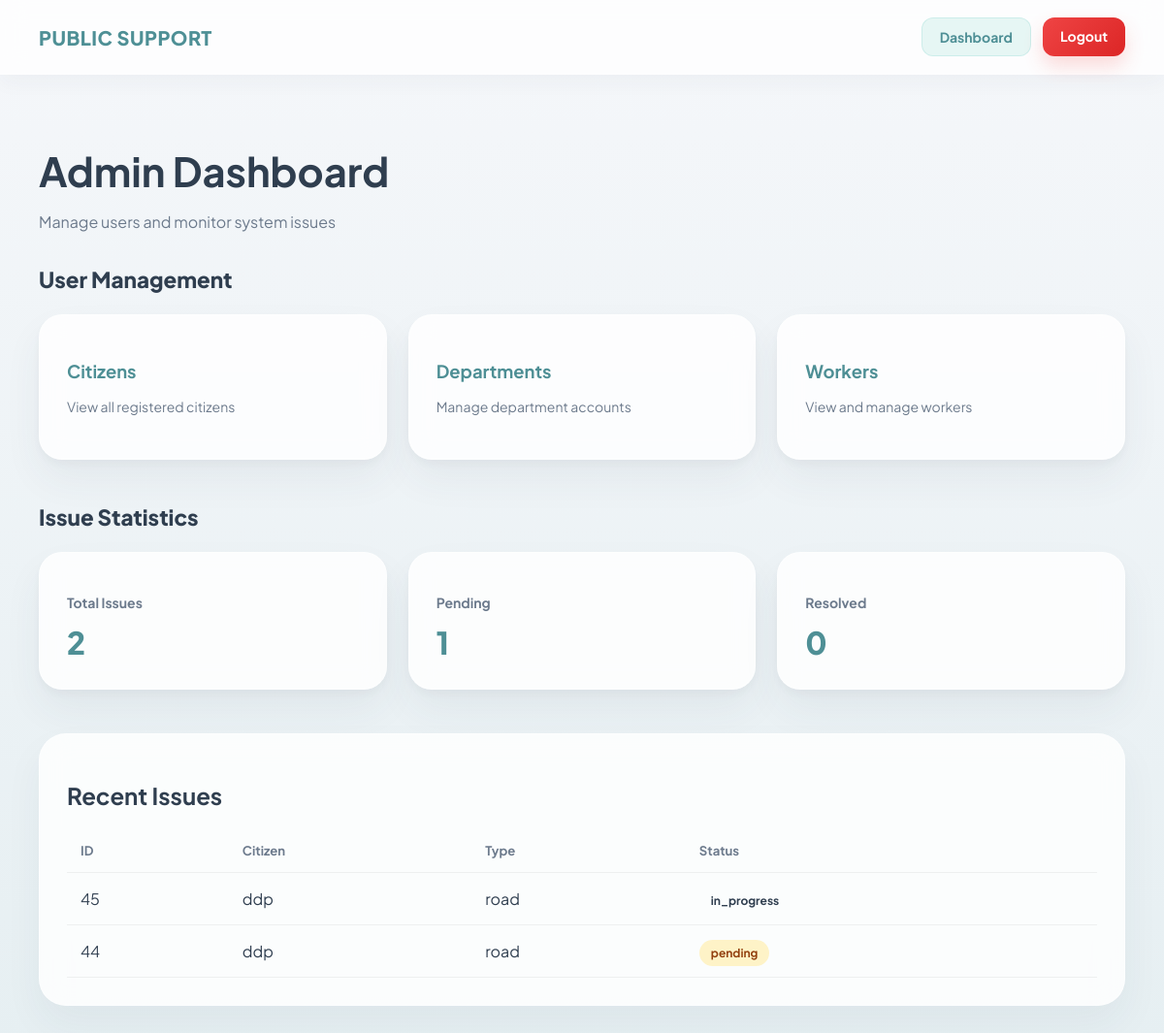
Before: /admin_dashboard/ (signed in) with the older database file.
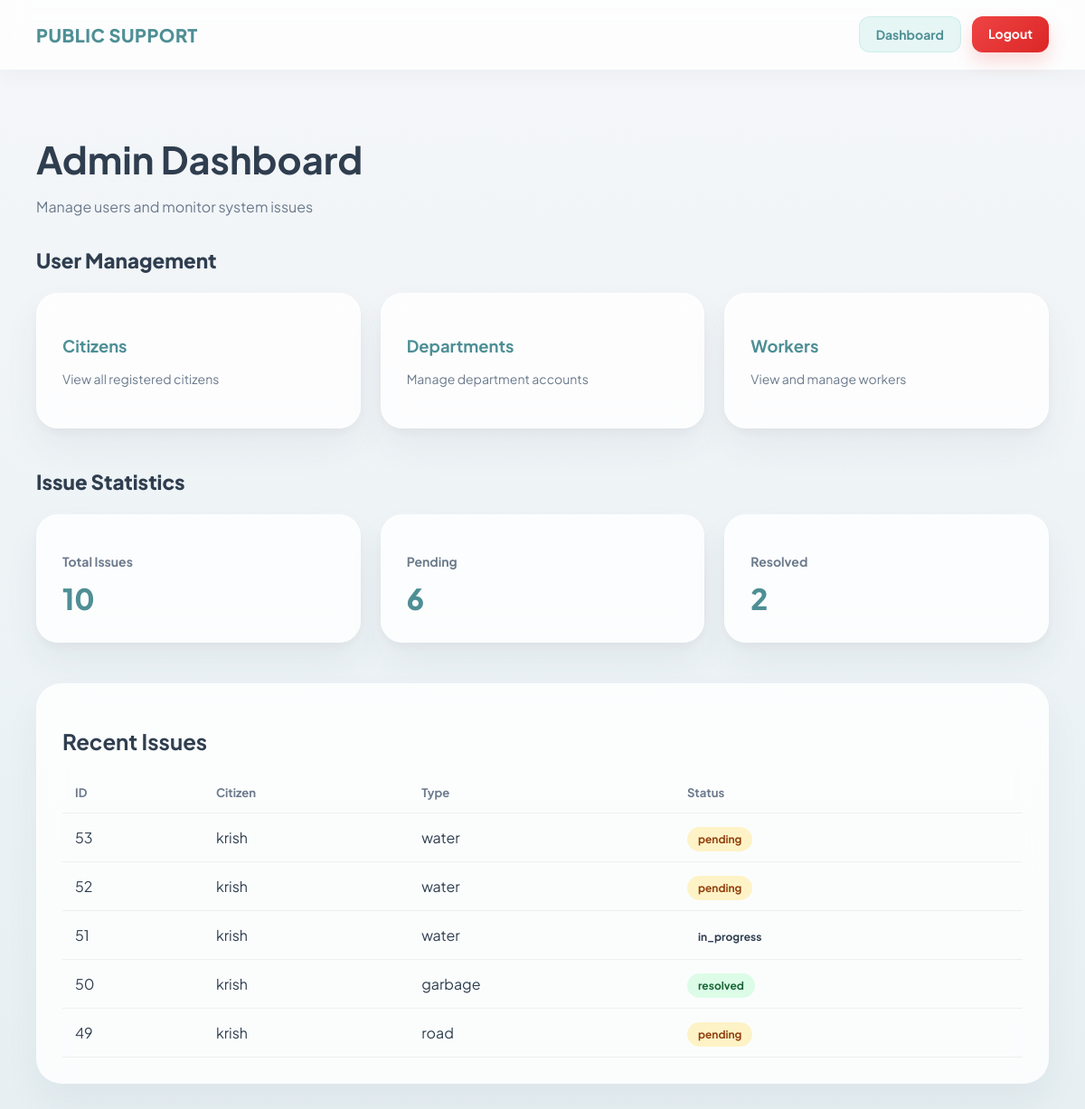
After: the same page with the newer database file.
### reports/models.py (models this page shows, shortened)
class Issue(models.Model):
    ISSUE_TYPES = [
        ('road', 'Road Problem'),
        ('water', 'Water Supply'),
        ('electricity', 'Electricity'),
        ('garbage', 'Garbage'),
    ]
    STATUS_CHOICES = [
        ('pending', 'Pending'),
        ('in_progress', 'In Progress'),
        ('resolved', 'Resolved'),
    ]
    citizen = models.ForeignKey(User, on_delete=models.CASCADE)
    worker = models.ForeignKey(
        User,
        on_delete=models.SET_NULL,
        null=True,
        blank=True,
        related_name='assigned_worker'
    )
    description = models.TextField()
    issue_type = models.CharField(max_length=50, choices=ISSUE_TYPES)
    location = models.CharField(max_length=255)
    image = models.ImageField(upload_to='issues/', blank=True, null=True)
    status = models.CharField(max_length=20, choices=STATUS_CHOICES, default='pending')
    is_escalated = models.BooleanField(default=False)
    deadline = models.DateTimeField(null=True, blank=True)
    created_at = models.DateTimeField(auto_now_add=True)

### frontend/views.py (the view)
# urls.py: path('admin_dashboard/', views.admin_dashboard, name='admin_dashboard'),
@login_required(login_url='login')
def admin_dashboard(request):
    total_users = User.objects.count()
    total_issues = Issue.objects.count()
    pending = Issue.objects.filter(status='pending').count()
    resolved = Issue.objects.filter(status='resolved').count()
    recent_issues = Issue.objects.order_by('-created_at')[:5]
    context = {
        "total_users": total_users,
        "total_issues": total_issues,
        "pending": pending,
        "resolved": resolved,
        "recent_issues": recent_issues
    }
    return render(request, "frontend/admin_dashboard.html", context)

### frontend/templates/frontend/admin_dashboard.html (shortened to what this page needs)
{% load static %}
<!DOCTYPE html>
<html lang="en">
<head>
<link rel="stylesheet" href="{% static 'css/admin_dashboard.css' %}">
</head>
<body>
<nav class="navbar">
<div class="logo">
PUBLIC SUPPORT
</div>
<div class="nav-buttons">
<a href="{% url 'admin_dashboard' %}" class="nav-btn dashboard-btn">
Dashboard
</a>
<a href="{% url 'logout' %}" class="nav-btn logout-btn">
Logout
</a>
</div>
</nav>
<div class="dashboard-container">
<header class="dashboard-header">
<h1>Admin Dashboard</h1>
<p>Manage users and monitor system issues</p>
</header>
<h2 class="section-title">User Management</h2>
<div class="user-grid">
<a href="{% url 'citizen_list' %}" class="user-card">
<h3>Citizens</h3>
<p>View all registered citizens</p>
</a>
<a href="{% url 'department_list' %}" class="user-card">
<h3>Departments</h3>
<p>Manage department accounts</p>
</a>
<a href="{% url 'worker_list' %}" class="user-card">
<h3>Workers</h3>
<p>View and manage workers</p>
</a>
</div>
<h2 class="section-title">Issue Statistics</h2>
<div class="stats-grid">
<div class="stat-card">
<h3>Total Issues</h3>
<p>{{ total_issues }}</p>
</div>
<div class="stat-card">
<h3>Pending</h3>
<p>{{ pending }}</p>
</div>
<div class="stat-card">
<h3>Resolved</h3>
<p>{{ resolved }}</p>
</div>
</div>
<div class="table-wrapper">
<h2>Recent Issues</h2>
<table class="issue-table">
<thead>
<tr>
<th>ID</th>
<th>Citizen</th>
<th>Type</th>
<th>Status</th>
</tr>
</thead>
<tbody>
{% for issue in recent_issues %}
<tr>
<td>{{ issue.id }}</td>
<td>{{ issue.citizen.username }}</td>
<td>{{ issue.issue_type }}</td>
<td>
<span class="status {{ issue.status }}">
{{ issue.status }}
</span>
</td>
</tr>
{% empty %}
<tr>
<td colspan="4" class="no-data">
No issues reported
</td>
</tr>
{% endfor %}
</tbody>
</table>
</div>
</div>
</body>
</html>

Changed rows visible on the page:
no longer on this page (row edited): Issue: id "45", citizen.username "ddp", issue_type "road", status "in_progress"
no longer on this page (row unchanged): Issue: id "44", citizen.username "ddp", issue_type "road", status "pending"
added Issue: id "53", citizen.username "krish", issue_type "water", status "pending"
added Issue: id "52", citizen.username "krish", issue_type "water", status "pending"
added Issue: id "51", citizen.username "krish", issue_type "water", status "in_progress"
added Issue: id "50", citizen.username "krish", issue_type "garbage", status "resolved"
added Issue: id "49", citizen.username "krish", issue_type "road", status "pending"
Other visible differences:
{{ total_issues }}: "2" → "10"
{{ pending }}: "1" → "6"
{{ resolved }}: "0" → "2"
